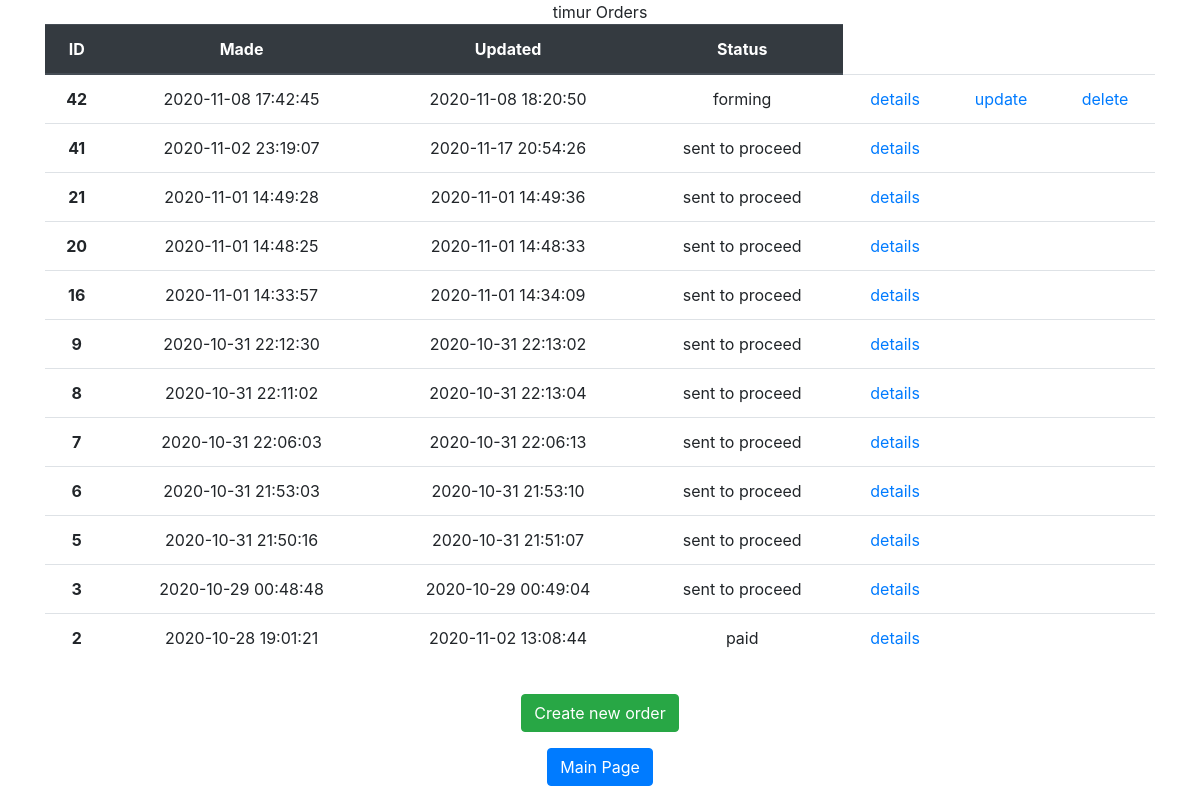
Page /order/ (signed in) on the earlier database version.
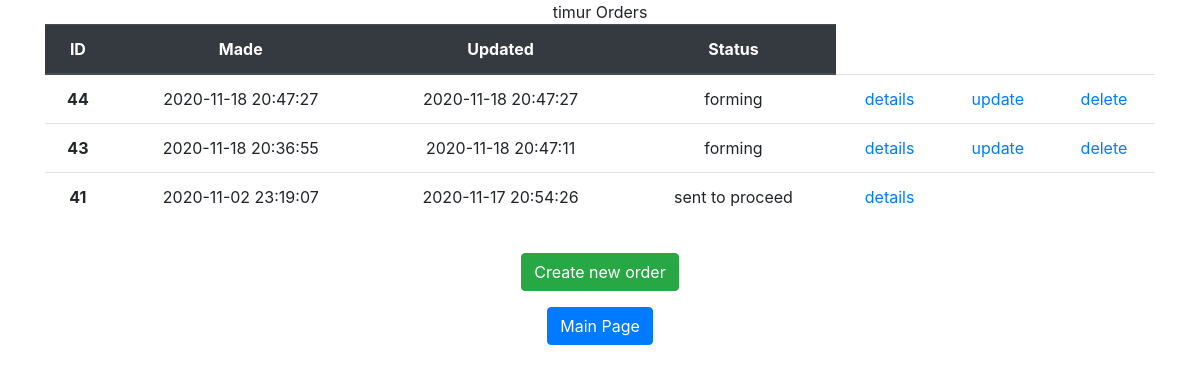
Same page on the later database version.
### ordersapp/models.py (models this page shows, shortened)
class Order(models.Model):
    FORMING = 'FM'
    SENT_TO_PROCEED = 'STP'
    PROCEEDED = 'PRD'
    PAID = 'PD'
    READY = 'RDY'
    DONE = 'DN'
    CANCEL = 'CNL'
    ORDER_STATUS_CHOICES = (
        (FORMING, 'forming'),
        (SENT_TO_PROCEED, 'sent to proceed'),
        (PROCEEDED, 'proceeded'),
        (PAID, 'paid'),
        (READY, 'ready'),
        (DONE, 'done'),
        (CANCEL, 'canceled')
    )
    user = models.ForeignKey(settings.AUTH_USER_MODEL, on_delete=models.CASCADE, verbose_name='user')
    created = models.DateTimeField(verbose_name='made', auto_now_add=True)
    updated = models.DateTimeField(verbose_name='updated', auto_now=True)
    status = models.CharField(verbose_name='status', max_length=3, choices=ORDER_STATUS_CHOICES, default=FORMING)
    paid = models.DateTimeField(verbose_name='payment_status', auto_now=False, null=True)
    is_active = models.BooleanField(verbose_name='active', default=True, db_index=True)
    class Meta:
        ordering = ('-created',)
        verbose_name = 'order'
        verbose_name_plural = 'orders'

### ordersapp/views.py (the view)
# urls.py: path('', ordersapp.OrderList.as_view(), name='orders_list'),
class OrderList(ListView):
    model = Order
    @method_decorator(login_required())
    def dispatch(self, *args, **kwargs):
        return super().dispatch(*args, **kwargs)
    def get_queryset(self):
        return Order.objects.filter(user=self.request.user).select_related()

### mainapp/context_processors.py (called while the page is built)
def shopping_cart(request):
    shopping_cart = []
    if request.user.is_authenticated:
        shopping_cart = request.user.shopping_cart.select_related()
    return {
        'shopping_cart':
            shopping_cart,
    }

### ordersapp/templates/ordersapp/order_list.html
{% extends 'ordersapp/base.html' %}
{% load static %}
{% block content %}
    <div class="container text-center">
    <div class="row">
        <div class="col">
            {% if user.first_name %}
            {{ user.first_name }}
                {% else %}
                User
            {% endif %} Orders
        </div>
    </div>
    </div>
    <div class="container text-center">
    <div class="row">
        <div class="col">
            <table class="table">
  <thead class="thead-dark">
    <tr>
      <th scope="col">ID</th>
      <th scope="col">Made</th>
      <th scope="col">Updated</th>
      <th scope="col">Status</th>
    </tr>
  </thead>
                <tbody>
                {% for item in object_list %}
                {% if item.is_active %}
                <tr>
                    <th scope="row">{{ item.pk }}</th>
                    <td>{{ item.created|date:"Y-m-d H:i:s" }}</td>
                    <td>{{ item.updated|date:"Y-m-d H:i:s" }}</td>
                    <td>{{ item.get_status_display }}</td>
                    <td>
                        <a href="{% url 'ordersapp:order_read' item.pk %}"> details</a>
                    </td>
                    <td>
                        {% if item.status == 'FM' %}
                        <a href="{% url 'ordersapp:order_update' item.pk %}">update</a>
                        {% endif %}
                    </td>
                    <td>
                        {% if item.status == 'FM' %}
                        <a href="{% url 'ordersapp:order_delete' item.pk %}">delete</a>
                        {% endif %}
                    </td>
                </tr>
            {% endif %}
            {% endfor %}
                </tbody>
            </table>
        </div>
    </div>
    </div>
    <div class="container text-center mt-3">
    <div class="row">
        <div class="col">
            <a href="{% url 'ordersapp:order_create' %}" class="btn btn-success" role="button">Create new order</a>
        </div>
    </div>
    </div>
    <div class="container text-center mt-3">
    <div class="row">
        <div class="col">
            <a href="{% url 'main' %}" class="btn btn-primary" role="button">Main Page</a>
        </div>
    </div>
    </div>
{% endblock %}

Differences in the rows shown:
no longer on this page (row edited): Order: pk "42", created "2020-11-08 17:42:45", updated "2020-11-08 18:20:50", status "forming", shows "delete"
no longer on this page (row edited): Order: pk "21", created "2020-11-01 14:49:28", updated "2020-11-01 14:49:36", status "sent to proceed"
no longer on this page (row edited): Order: pk "20", created "2020-11-01 14:48:25", updated "2020-11-01 14:48:33", status "sent to proceed"
no longer on this page (row edited): Order: pk "16", created "2020-11-01 14:33:57", updated "2020-11-01 14:34:09", status "sent to proceed"
no longer on this page (row edited): Order: pk "9", created "2020-10-31 22:12:30", updated "2020-10-31 22:13:02", status "sent to proceed"
no longer on this page (row edited): Order: pk "8", created "2020-10-31 22:11:02", updated "2020-10-31 22:13:04", status "sent to proceed"
no longer on this page (row edited): Order: pk "7", created "2020-10-31 22:06:03", updated "2020-10-31 22:06:13", status "sent to proceed"
no longer on this page (row edited): Order: pk "6", created "2020-10-31 21:53:03", updated "2020-10-31 21:53:10", status "sent to proceed"
no longer on this page (row edited): Order: pk "5", created "2020-10-31 21:50:16", updated "2020-10-31 21:51:07", status "sent to proceed"
no longer on this page (row edited): Order: pk "3", created "2020-10-29 00:48:48", updated "2020-10-29 00:49:04", status "sent to proceed"
no longer on this page (row edited): Order: pk "2", created "2020-10-28 19:01:21", updated "2020-11-02 13:08:44", status "paid"
added Order: pk "44", created "2020-11-18 20:47:27", updated "2020-11-18 20:47:27", status "forming", shows "delete"
added Order: pk "43", created "2020-11-18 20:36:55", updated "2020-11-18 20:47:11", status "forming", shows "delete"
